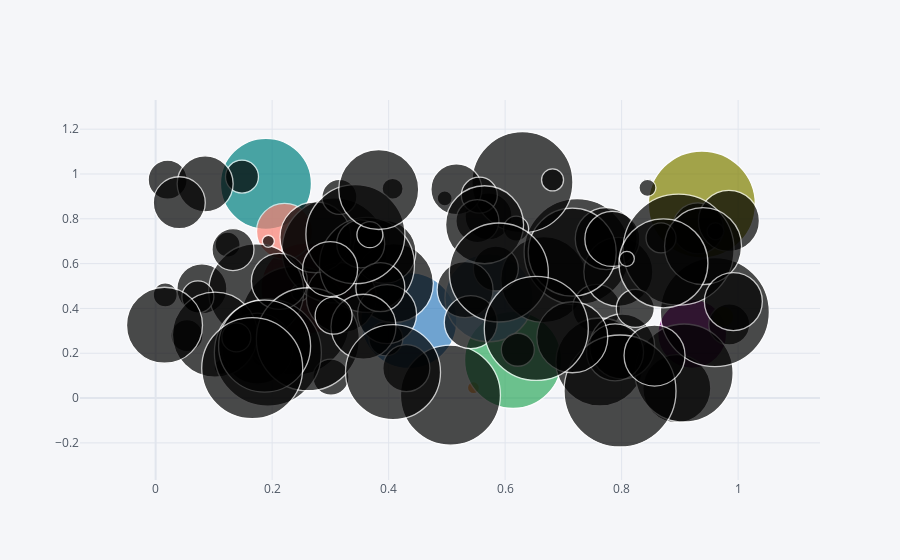

The notebook cell saved with this chart:
### Code cell
df.iplot(kind='bubble', x='a', y='c', size='b')
